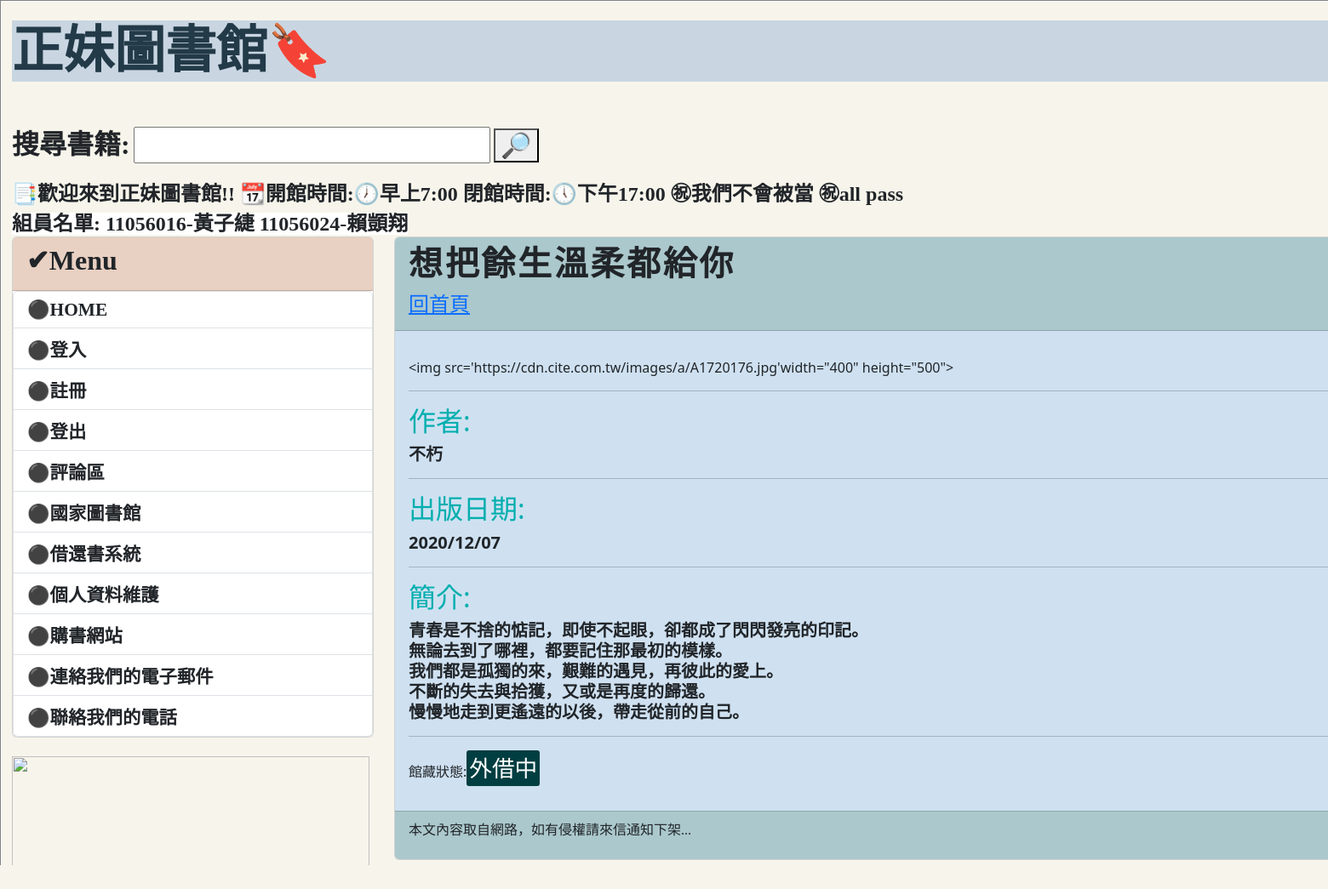
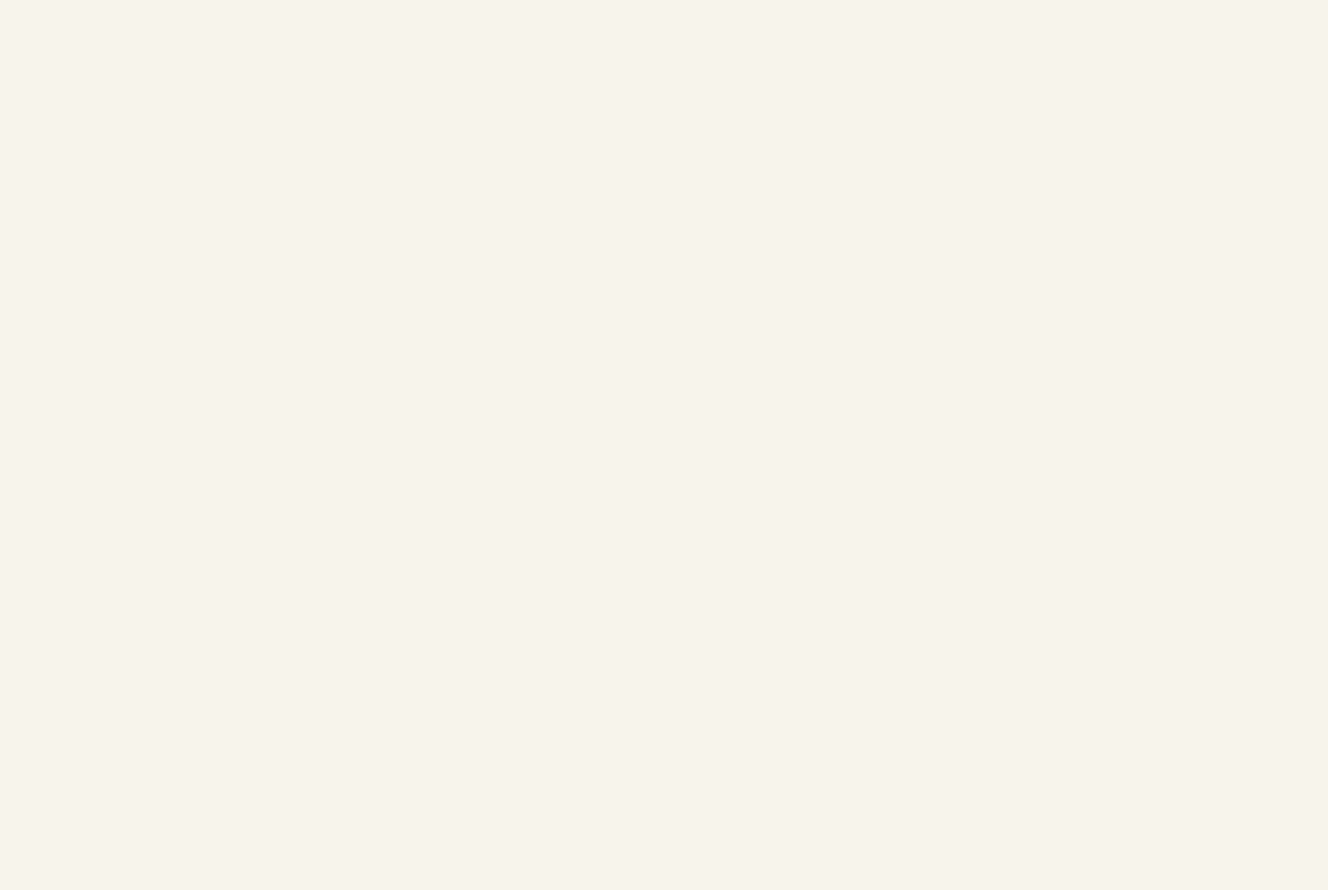
/post/alllife/, run on the app's committed database (2 pictures, top to bottom).
### mysite/models.py (models this page shows, shortened)
class Post(models.Model):
    title = models.CharField(max_length=200)
    slug = models.CharField(max_length=200)
    body = models.TextField()
    pub_date = models.DateTimeField(auto_now_add=True)
    isBorrow = models.BooleanField(("外借中"),default=False)
    @property
    def formatted_is_borrow(self):
        if self.isBorrow:
            return '<span style="font-size: 20pt; color:white;background-color:#013E41;border: 1px soild white; padding: 3px; border-radius: 3px;">外借中</span>'
        else:
            return '<span style="font-size: 20pt; color:white;background-color:#6E4740;border: 1px soild white; padding: 3px; border-radius: 3px;">可借閱</span>'
    class Meta:
        ordering = ('-pub_date',)

### mysite/views.py (the view)
# urls.py: path('post/<slug:slug>/', mv.showpost, name="showpost"),#slug代表是變數(用<內容就是你在資料庫打的網址名稱>)  如果輸入post/.../就跑去那個函式
def showpost(request, slug):
	try:
		post = Post.objects.get(slug = slug)
		if post != None:
			return render(request, 'post.html', locals())
	except:
		return redirect('/')

### mysite/templatetags/markdown_extras.py (called while the page is built)
@register.filter
def convert_markdown(text):
    return markdown.markdown(text)

### templates/post.html (shortened to what this page needs)
{% extends 'base.html' %}
{% load markdown_extras %}
{% block headmessage %}
    <h3 style='font-family:微軟正黑體;font-size:30pt;letter-spacing:2pt;'><strong>{{ post.title }}</strong></h3>
    <h4><a href='/'>回首頁</a></h4>
{% endblock %}
{% block content %}
        <p style='font-family:微軟正黑體;font-size:30pt;letter-spacing:2pt;'>
            {{ post.body | convert_markdown | safe }}</a>
            館藏狀態:{{post.formatted_is_borrow|safe}}
        </p>
{% endblock %}

### data on the page
Post: title "想把餘生溫柔都給你", body|convert_markdown "<img src='https://cdn.cite.com.tw/images/a/A1720176.jpg'width=\"400\" height=\"500\"> 作者: 不朽 出版日期: 2020/12/07 簡介: 青春是不捨的惦記，即使不起眼，卻都成了閃閃發亮的印記。 無論去到了哪裡，都要記住那最初的模樣。 我們都是孤獨的來，艱難的遇見，再彼此的愛上。 不斷的失去與拾獲，又或是再度的歸還。 慢慢地走到更遙遠的以後，帶走從前的自己。", formatted_is_borrow "外借中"
